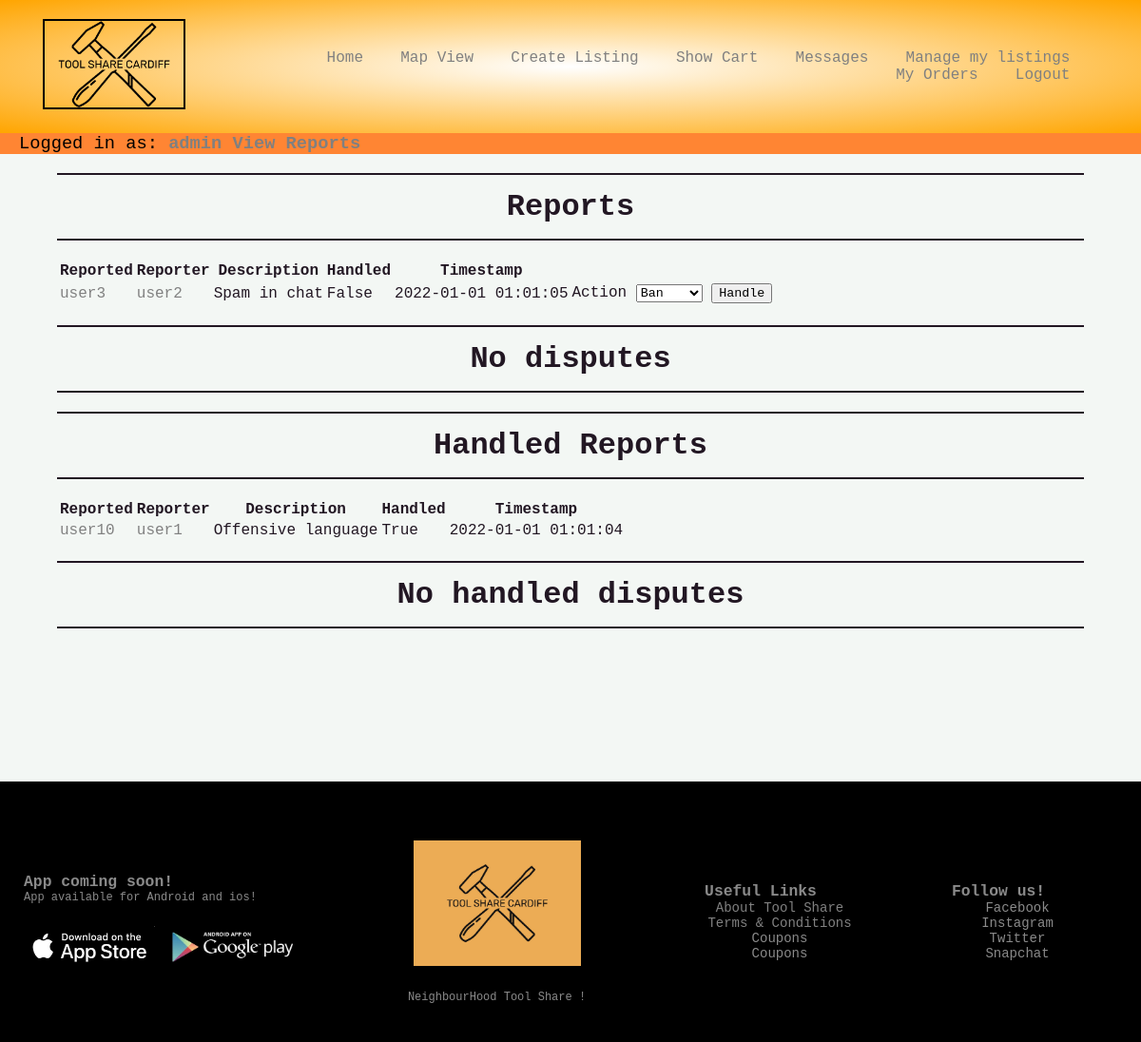
/view_reports (signed in), run on the app's committed database.
### tool_sharing_website/models.py (models this page shows, shortened)
class User(db.Model,UserMixin):
    id = db.Column(db.Integer, primary_key=True)
    username = db.Column(db.String(20), unique=True, nullable=False)
    email = db.Column(db.String(120), unique=True, nullable=False)
    hashed_password = db.Column(db.String(128), nullable=False)
    password = db.Column(db.String(128), nullable=False)
    address = db.Column(db.String(60), nullable=False)
    is_verified = db.Column(db.Boolean, nullable=False, default=False)
    is_banned = db.Column(db.Boolean, nullable=False, default=False)
    is_admin = db.Column(db.Boolean, nullable=False, default=False)
    sent_messages = db.relationship('Message', backref='sent', lazy=True, foreign_keys='Message.sender')
    received_messages = db.relationship('Message', backref='received', lazy=True, foreign_keys='Message.receiver')
    left_reviews = db.relationship('Review', backref='reviews_left', lazy=True, foreign_keys='Review.reviewer')
    received_reviews = db.relationship('Review', backref='reviews_received', lazy=True, foreign_keys='Review.reviewee')
    left_reports = db.relationship('Report', backref='reports_left', lazy=True, foreign_keys='Report.reporter')
    received_reports = db.relationship('Report', backref='reports_received', lazy=True, foreign_keys='Report.reported')
    listed_tools = db.relationship('Tool', backref='tools_listed', lazy=True, foreign_keys='Tool.owner')
    borrowed_tools = db.relationship('Tool', backref='tools_borrowed', lazy=True, foreign_keys='Tool.borrower')
    ordered_tools = db.relationship('Order', backref='orders_made_by_user', lazy=True, foreign_keys='Order.orderer')
    received_orders = db.relationship('Order', backref='orders_received', lazy=True, foreign_keys='Order.owner')
    stripe_customer_id = db.Column(db.String(128), nullable=False)
    stripe_connect_id = db.Column(db.String(128), nullable=False)
    disputed_as_orderer = db.relationship('Dispute', backref='disputed_as_borrower', lazy=True, foreign_keys='Dispute.orderer')
    disputed_as_owner = db.relationship('Dispute', backref='disputed_as_owner_', lazy=True, foreign_keys='Dispute.owner')
    @property
    def password(self):
        raise AttributeError('password is not a readable attribute')
    @password.setter
    def password(self, password):
        self.hashed_password = generate_password_hash(password)

class Report(db.Model):
    id = db.Column(db.Integer, primary_key=True)
    reporter = db.Column(db.Integer, db.ForeignKey('user.id'), nullable=False)
    reported = db.Column(db.Integer, db.ForeignKey('user.id'), nullable=False)
    description = db.Column(db.String(60), nullable=False)
    handled = db.Column(db.Boolean, nullable=False, default=False)
    timestamp = db.Column(db.DateTime, nullable=False, default=datetime.utcnow)

### tool_sharing_website/routes.py (the view, shortened to what this page needs)
@app.route("/view_reports", methods=["GET", "POST"])
@login_required
def view_reports():
    form = BanForm()
    return_deposit_form = ReturnDepositForm()
    if current_user.is_active:
        if current_user.is_admin:
            unhandled_reports = Report.query.filter_by(handled=False).order_by(Report.timestamp.desc()).all()
            handled_reports = Report.query.filter_by(handled=True).order_by(Report.timestamp.desc()).all()
            unhandled_disputes = Dispute.query.filter_by(handled=False).order_by(Dispute.timestamp.desc()).all()
            handled_disputes = Dispute.query.filter_by(handled=True).order_by(Dispute.timestamp.desc()).all()
            return render_template("view_reports.html", title="View Reports", unhandled_reports=unhandled_reports, handled_reports=handled_reports, form=form, return_deposit_form=return_deposit_form, unhandled_disputes=unhandled_disputes, handled_disputes=handled_disputes)
        flash(f"Please log in as admin", "danger")
        return redirect(url_for("login"))
    flash(f"Please log in", "danger")
    return redirect(url_for("login"))

### tool_sharing_website/forms.py
class BanForm(FlaskForm):
    action = SelectField('Action', choices=[('ban', 'Ban'), ('ignore', 'Ignore')])
    submit = SubmitField('Handle')

class ReturnDepositForm(FlaskForm):
    action = SelectField('Action', choices=[('return_to_borrower', 'Return deposit to Borrower'), ('return_to_owner', 'Return deposit to Owner'), ('ignore', 'Ignore')])
    submit = SubmitField('Return Deposit')

### tool_sharing_website/models.py (called while the page is built)
@login_manager.user_loader
def load_user(user_id):
    return User.query.get(int(user_id))

### tool_sharing_website/templates/view_reports.html (shortened to what this page needs)
{% extends "layout.html" %}
{% block content %}
{% if unhandled_reports %}
    <h1>Reports</h1>
    <table>
        <tr>
            <th>Reported</th>
            <th>Reporter</th>
            <th>Description</th>
            <th>Handled</th>
            <th>Timestamp</th>
        </tr>
        {% for report in unhandled_reports %}
            <tr>
                <td><a href="{{ url_for('profile', username=report.reports_received.username) }}">{{ report.reports_received.username }}</a></td>
                <td><a href="{{ url_for('profile', username=report.reports_left.username) }}">{{ report.reports_left.username }}</a></td>
                <td>{{ report.description }}</td>
                <td>{{ report.handled }}</td>
                <td>{{ report.timestamp }}</td>
                <td><form method="POST" action="">
                    {{ form.action.label }} {{ form.action }}
                    {{ form.submit() }}
                </form></td>
            </tr>
        {% endfor %}
    </table>
{% else %}
    <h1>No reports</h1>
{% endif %}
{% if unhandled_disputes %}
<h1>Disputes</h1>
<table>
    <tr>
        <th>Borrower</th>
        <th>Owner</th>
        <th>Tool Name</th>
        <th>Deposit</th>
        <th>Description</th>
        <th>Handled</th>
        <th>Timestamp</th>
    </tr>
    {% for dispute in unhandled_disputes %}
        <tr>
            <td><a href="{{ url_for('profile', username=dispute.disputed_as_borrower.username) }}">{{ dispute.disputed_as_borrower.username }}</a></td>
            <td><a href="{{ url_for('profile', username=dispute.disputed_as_owner_.username) }}">{{ dispute.disputed_as_owner_.username }}</a></td>
            <td><a href="{{ url_for('post', post_id=dispute.disputes_made.id) }}">{{ dispute.disputes_made.name }}</a></td>
            <td>{{ '{:.2f}'.format(dispute.disputes_made.deposit /100) }}</td>
            <td>{{ dispute.description }}</td>
            <td>{{ dispute.handled }}</td>
            <td>{{ dispute.timestamp }}</td>
            <td><form method="POST" action="">
                <input type="hidden" id="disputed" name="disputed" value="{{ dispute.id }}">
                {{ return_deposit_form.csrf_token }}
                {{ return_deposit_form.action.label }} {{ return_deposit_form.action }}
                {{ return_deposit_form.submit() }}
            </form></td>
        </tr>
    {% endfor %}
</table>
{% else %}
<h1>No disputes</h1>
{% endif %}
{% if handled_reports %}
    <h1>Handled Reports</h1>
    <table>
        <tr>
            <th>Reported</th>
            <th>Reporter</th>
            <th>Description</th>
            <th>Handled</th>
            <th>Timestamp</th>
        </tr>
        {% for report in handled_reports %}
            <tr>
                <td><a href="{{ url_for('profile', username=report.reports_received.username) }}">{{ report.reports_received.username }}</a></td>
                <td><a href="{{ url_for('profile', username=report.reports_left.username) }}">{{ report.reports_left.username }}</a></td>
                <td>{{ report.description }}</td>
                <td>{{ report.handled }}</td>
                <td>{{ report.timestamp }}</td>
            </tr>
        {% endfor %}
    </table>
{% else %}
    <h1>No handled reports</h1>
{% endif %}
{% if handled_disputes %}
    <h1>Handled Disputes</h1>
    <table>
        <tr>
            <th>Borrower</th>
            <th>Owner</th>
            <th>Tool Name</th>
            <th>Deposit</th>
            <th>Description</th>
            <th>Handled</th>
            <th>Timestamp</th>
        </tr>
        {% for dispute in handled_disputes %}
            <tr>
                <td><a href="{{ url_for('profile', username=dispute.disputed_as_borrower.username) }}">{{ dispute.disputed_as_borrower.username }}</a></td>
                <td><a href="{{ url_for('profile', username=dispute.disputed_as_owner_.username) }}">{{ dispute.disputed_as_owner_.username }}</a></td>
                <td><a href="{{ url_for('post', post_id=dispute.disputes_made.id) }}">{{ dispute.disputes_made.name }}</a></td>
                <td>{{ '{:.2f}'.format(dispute.disputes_made.deposit /100) }}</td>
                <td>{{ dispute.description }}</td>
                <td>{{ dispute.handled }}</td>
                <td>{{ dispute.timestamp }}</td>
            </tr>
        {% endfor %}
    </table>
{% else %}
    <h1>No handled disputes</h1>
{% endif %}
{% endblock content %}

### tool_sharing_website/templates/layout.html (shortened to what this page needs)
<!DOCTYPE html>
<html lang="en">
<head>
    <link rel=stylesheet type=text/css href="{{ url_for('static',filename='style.css')}}">
</head>
<body>
    <div class="header">
        <div class="container">
            <div class="navbar">
                <div class="logo">
                    <a href="{{ url_for('home') }}"><img src="{{ url_for('static', filename='img/' + 'tool-share-cardiff-logo-transparent.png') }}" width="150px" alt="Tool Share Logo"></a>
                </div>
                <nav>
                    <ul class="main-navbar">
                        <li><a href="{{ url_for('home') }}">Home</a>&nbsp</li>
                        {% if current_user.is_authenticated %}
                            <li><a href="{{ url_for('map_view') }}">Map View</a>&nbsp</li>
                            <li><a href="{{ url_for('create_listing') }}">Create Listing</a>&nbsp</li>
                            <li><a href="{{ url_for('show_cart') }}">Show Cart</a>&nbsp</li>
                            <li><a href="{{ url_for('messages') }}">Messages</a>&nbsp</li>
                            <li><a href="{{ url_for('listings') }}">Manage my listings</a>&nbsp</li>
                            <li><a href="{{ url_for('orders') }}">My Orders</a>&nbsp</li>
                            <li><a href="{{ url_for('logout') }}">Logout</a>&nbsp</li>
                        {% else %}
                            <li><a href="{{ url_for('login') }}">Login</a>&nbsp</li>
                            <li><a href="{{ url_for('register') }}">Register</a>&nbsp</li>
                        {% endif %}
                    </ul>
                </nav>
            </div>
        </div>
    </div>
    <div id="user-info">
    {% if current_user.is_authenticated %}
        <h3>Logged in as: <a href="{{ url_for('profile',username=current_user.username) }}">{{ current_user.username }}</a>
            {% if current_user.is_admin %}
                <a href="{{ url_for('view_reports') }}">View Reports</a>
            {% endif %}
        </h3>
    {% endif %}
    </div>
    <div id="content">
        {% block content %}
        {% endblock %}
    </div>
    <div class="footer">
        <div class = "container">
            <div class="row">
                <div class="footer-col-1">
                    <h3>App coming soon!</h3>
                    <p>App available for Android and ios!</p>
                    <div class="app-logo">
                        <img src="{{ url_for('static', filename='img/' + 'appstore.jpeg') }}" alt="App Store">
                        <img src="{{ url_for('static', filename='img/' + 'googleplay.jpeg') }}" alt="Google Play">
                    </div>
                </div>
                <div class="footer-col-2">
                    <img src="{{ url_for('static', filename='img/' + 'tool-share-cardiff-logo.jpeg') }}" alt="Tool Share Logo">
                    <p>NeighbourHood Tool Share !</p>
                </div>
                <div class ="footer-col-3">
                    <h3>Useful Links</h3>
                    <ul>
                        <li><a href="{{ url_for('about') }}">About Tool Share</a></li>
                        <li><a href="{{ url_for('termsconditions') }}">Terms & Conditions</a></li>
                        <li>Coupons</li>
                        <li>Coupons</li>
                    </ul>
                </div>
                <div class ="footer-col-4">
                    <h3>Follow us!</h3>
                    <ul>
                        <li>Facebook</li>
                        <li>Instagram</li>
                        <li>Twitter</li>
                        <li>Snapchat</li>
                    </ul>
                </div>
            </div>
        </div>
    </div>
</body>
</html>

### tool_sharing_website/static/style.css (style rules this page uses)
* { margin: 0%; box-sizing: border-box; -webkit-font-smoothing: antialiased; font-family: "Lucida Console", "Courier New", monospace; }
body { background: #F3F7F4; font-family: 'Rubik', sans-serif; }
img { border: 2px solid #000; }
a { text-decoration: none; }
.navbar { display: flex; align-items: center; padding: 20px }
nav { flex: 1; text-align: right; }
nav ul { display: inline-block; list-style-type: none; }
nav ul li { display: inline-block; margin-right: 20px; }
a { text-decoration: none; color: grey; }
p { color:black; }
.container { margin: 0px 0px; padding-left: 25px; padding-right: 25px; }
.row { display: flex; align-items: center; flex-wrap: wrap; justify-content: space-around; }
.header { background: radial-gradient(#fff,orange); }
#user-info { background: #ff8533; padding : 0px 20px; }
#user-info h3 { font-weight: 500; }
#user-info h3 a { text-decoration: none; font-weight: 600; }
#content { width: 90%; min-height: 80vh; margin: auto; color: #221723; background: #F3F7F4; }
h1 { text-align: center; padding: 15px; border-top: 2px solid #221723; border-bottom: 2px solid #221723; margin: 20px 0px; color: #221723; }
.footer { background: black; color:#8a8a8a; font-size: 14px; padding: 60px 0 20px; }
.footer p { color:#8a8a8a; }
.footer-col-1, .footer-col-2, .footer-col-3, .footer-col-4 { min-width: 250px; margin-bottom: 20px; }
.footer-col-1 { flex-basis: 30%; }
.footer-col-2 { flex: 1; text-align:center; }
.footer-col-2 img { width:180px; margin-bottom: 20px; }
.footer-col-3, .footer-col-4 { flex-basis: 12%; text-align:center; }
ul { list-style-type: none; }
.app-logo { margin-top: 20px; }
.app-logo img { width: 140px; }
p { font-size: 15px; }
@media screen and (max-width: 1370px) { p { font-size: 13px; } }
@media screen and (max-width: 1200px) { p { font-size: 12px; } }

### data on the page
User: username "admin"
Report: reports_received.username "user3", reports_left.username "user2", description "Spam in chat", handled "False", timestamp "2022-01-01 01:01:05", action.label "Action"
Report: reports_received.username "user10", reports_left.username "user1", description "Offensive language", handled "True", timestamp "2022-01-01 01:01:04"
